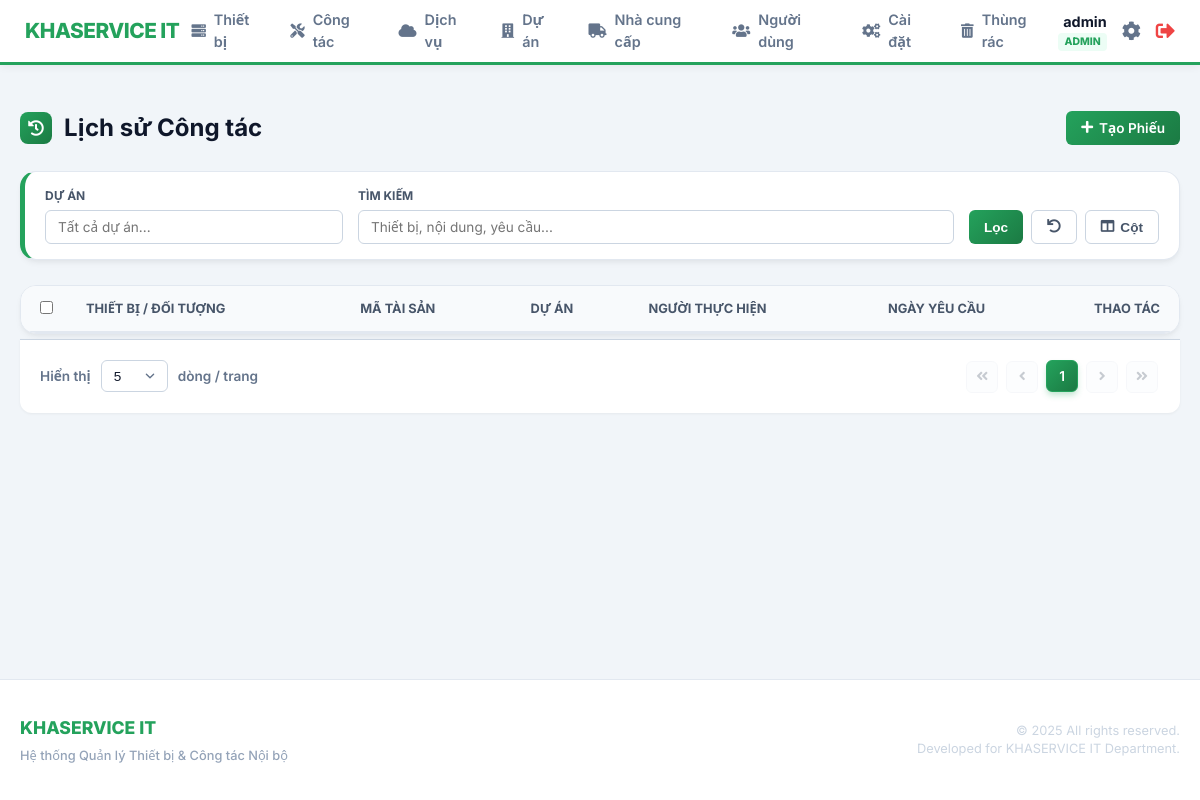
The app's page /index.php?page=maintenance/history (signed in), older data.
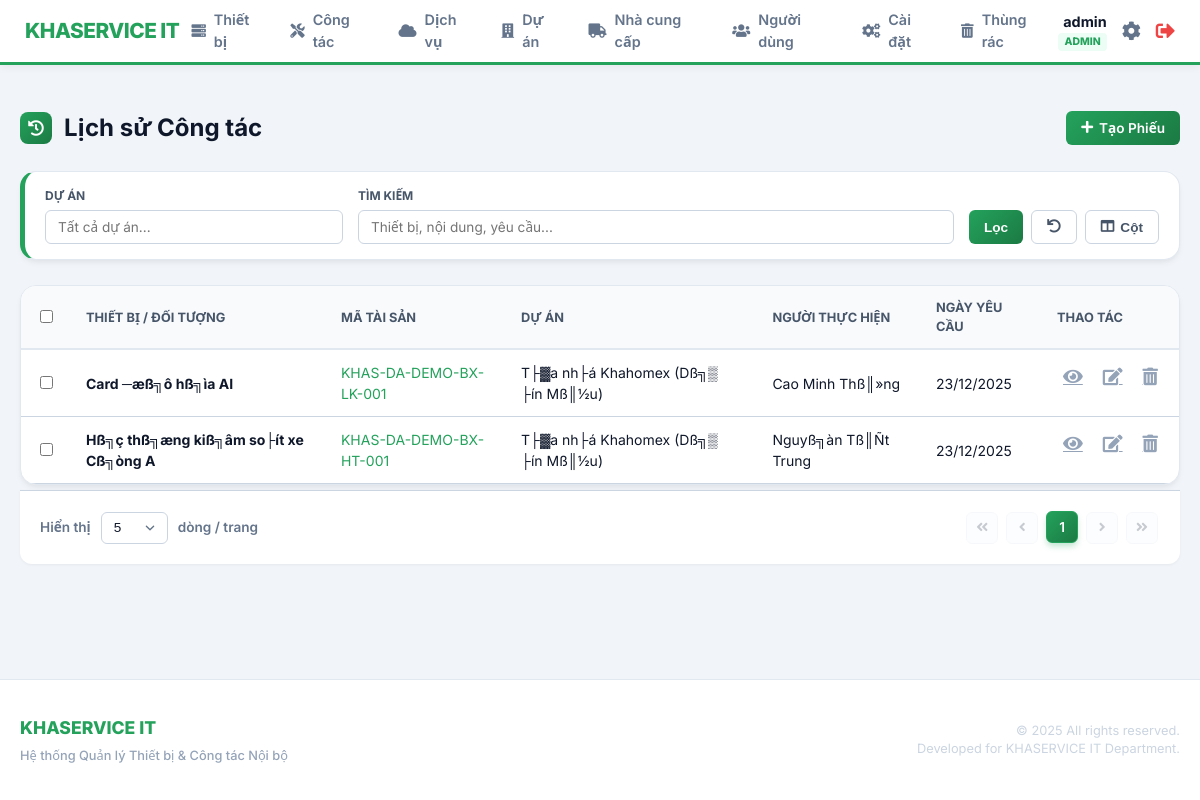
The same page, newer data.
### tables this page shows
CREATE TABLE `maintenance_logs` (
  `id` int(11) NOT NULL AUTO_INCREMENT,
  `user_id` int(11) DEFAULT NULL,
  `project_id` int(11) DEFAULT NULL,
  `device_id` int(11) DEFAULT NULL COMMENT 'ID thiet bi (NULL neu nhap tay)',
  `custom_device_name` varchar(255) DEFAULT NULL,
  `usage_time_manual` varchar(100) DEFAULT NULL,
  `ngay_su_co` date NOT NULL COMMENT 'Ng??y x???y ra s??? c???',
  `ngay_lap_phieu` date DEFAULT NULL,
  `noi_dung` text DEFAULT NULL COMMENT 'M?? t??? s??? c??? do d??? ??n b??o',
  `hu_hong` text DEFAULT NULL COMMENT 'X??c ?????nh h?? h???ng sau ki???m tra',
  `xu_ly` text DEFAULT NULL COMMENT 'H?????ng x??? l?? / s???a ch???a',
  `chi_phi` decimal(15,2) DEFAULT NULL COMMENT 'Chi ph?? s???a ch???a (n???u c??)',
  `created_at` timestamp NOT NULL DEFAULT current_timestamp() COMMENT 'Ng??y ghi nh???n bi??n b???n',
  `client_name` varchar(255) DEFAULT NULL COMMENT '?????i di???n kh??ch h??ng',
  `client_phone` varchar(50) DEFAULT NULL COMMENT 'S??T kh??ch h??ng',
  `arrival_time` datetime DEFAULT NULL COMMENT 'Th???i ??i???m c?? m???t',
  `completion_time` datetime DEFAULT NULL COMMENT 'Th???i ??i???m ho??n th??nh',
  `work_type` varchar(255) DEFAULT 'B???o tr?? / S???a ch???a' COMMENT 'Lo???i c??ng vi???c',
  `deleted_at` timestamp NULL DEFAULT NULL,
  PRIMARY KEY (`id`),
  KEY `fk_log_project` (`project_id`),
  KEY `fk_log_user` (`user_id`),
  CONSTRAINT `fk_log_project` FOREIGN KEY (`project_id`) REFERENCES `projects` (`id`) ON DELETE SET NULL,
  CONSTRAINT `fk_log_user` FOREIGN KEY (`user_id`) REFERENCES `users` (`id`) ON DELETE SET NULL
);

CREATE TABLE `devices` (
  `id` int(11) NOT NULL AUTO_INCREMENT,
  `ma_tai_san` varchar(100) NOT NULL COMMENT 'M?? t??i s???n n???i b??? (VD: KHAS-DA01-PC-001)',
  `ten_thiet_bi` varchar(255) NOT NULL COMMENT 'T??n thi???t b??? (PC l??? t??n, UPS barrier...)',
  `nhom_thiet_bi` varchar(50) NOT NULL COMMENT 'Nh??m thi???t b???: V??n ph??ng / B??i xe',
  `loai_thiet_bi` varchar(100) NOT NULL COMMENT 'Lo???i thi???t b???: PC, UPS, Camera, Barrier, ?????u ?????c th???...',
  `model` varchar(255) DEFAULT NULL COMMENT 'Model thi???t b???',
  `serial` varchar(255) DEFAULT NULL COMMENT 'Serial number c???a thi???t b???',
  `project_id` int(11) DEFAULT NULL COMMENT 'Thi???t b??? thu???c d??? ??n n??o',
  `parent_id` int(11) DEFAULT NULL,
  `supplier_id` int(11) DEFAULT NULL COMMENT 'Nh?? cung c???p thi???t b???',
  `ngay_mua` date DEFAULT NULL COMMENT 'Ng??y mua thi???t b???',
  `gia_mua` decimal(15,2) DEFAULT NULL COMMENT 'Gi?? mua t???i th???i ??i???m mua (VN??)',
  `bao_hanh_den` date DEFAULT NULL COMMENT 'Ng??y h???t h???n b???o h??nh',
  `trang_thai` varchar(50) DEFAULT '??ang s??? d???ng' COMMENT 'Tr???ng th??i: ??ang s??? d???ng / H???ng / Thanh l??',
  `ghi_chu` text DEFAULT NULL COMMENT 'Ghi ch?? kh??c',
  `created_at` timestamp NOT NULL DEFAULT current_timestamp() COMMENT 'Ng??y t???o h??? s?? thi???t b???',
  `deleted_at` timestamp NULL DEFAULT NULL,
  PRIMARY KEY (`id`),
  UNIQUE KEY `ma_tai_san` (`ma_tai_san`),
  KEY `idx_device_parent` (`parent_id`)
);

CREATE TABLE `projects` (
  `id` int(11) NOT NULL AUTO_INCREMENT,
  `ma_du_an` varchar(50) NOT NULL COMMENT 'M?? d??? ??n n???i b??? (VD: DA01, DA02)',
  `ten_du_an` varchar(255) NOT NULL COMMENT 'T??n d??? ??n / chung c??',
  `dia_chi_duong` varchar(255) DEFAULT NULL,
  `dia_chi_phuong_xa` varchar(100) DEFAULT NULL,
  `dia_chi_tinh_tp` varchar(100) DEFAULT NULL,
  `dia_chi` text DEFAULT NULL COMMENT '?????a ch??? d??? ??n',
  `loai_du_an` varchar(100) DEFAULT NULL COMMENT 'Lo???i d??? ??n (Chung c??, V??n ph??ng...)',
  `ghi_chu` text DEFAULT NULL COMMENT 'Ghi ch?? th??m',
  `deleted_at` timestamp NULL DEFAULT NULL,
  PRIMARY KEY (`id`)
);

CREATE TABLE `users` (
  `id` int(11) NOT NULL AUTO_INCREMENT,
  `username` varchar(100) NOT NULL COMMENT 'T??n ????ng nh???p',
  `fullname` varchar(100) DEFAULT NULL,
  `password` varchar(255) NOT NULL COMMENT 'M???t kh???u (hash)',
  `role` varchar(50) DEFAULT NULL COMMENT 'Vai tr??: admin / it / xem',
  `created_at` timestamp NOT NULL DEFAULT current_timestamp(),
  `deleted_at` timestamp NULL DEFAULT NULL,
  PRIMARY KEY (`id`),
  UNIQUE KEY `username` (`username`)
);

### includes/auth.php (called while the page is built, shortened)
<?php
function isIT() {
    return isset($_SESSION['role']) && ($_SESSION['role'] === 'it' || $_SESSION['role'] === 'admin');
}
?>

### modules/maintenance/history.php (the view, shortened to what the rows shown need)
<?php
$rows_per_page = (isset($_GET['limit']) && is_numeric($_GET['limit'])) ? (int)$_GET['limit'] : 5;
$current_page  = (isset($_GET['p']) && is_numeric($_GET['p'])) ? (int)$_GET['p'] : 1;
$where_clauses = ["ml.deleted_at IS NULL"];
$where_sql = !empty($where_clauses) ? ' WHERE ' . implode(' AND ', $where_clauses) : '';
$offset = ($current_page - 1) * $rows_per_page;
$data_sql = "SELECT ml.*, d.ma_tai_san, d.ten_thiet_bi, d.nhom_thiet_bi, p.ten_du_an, u.fullname as nguoi_thuc_hien
              FROM maintenance_logs ml
              LEFT JOIN devices d ON ml.device_id = d.id
              LEFT JOIN projects p ON ml.project_id = p.id
              LEFT JOIN users u ON ml.user_id = u.id
              $where_sql ORDER BY ml.id DESC LIMIT :limit OFFSET :offset";
$stmt = $pdo->prepare($data_sql);
$stmt->bindValue(':limit',  $rows_per_page, PDO::PARAM_INT);
$stmt->bindValue(':offset', $offset, PDO::PARAM_INT);
$stmt->execute();
$logs = $stmt->fetchAll(PDO::FETCH_ASSOC);
$all_columns = [
    'ten_thiet_bi' => ['label' => 'Thiết bị / Đối tượng', 'default' => true],
    'ma_tai_san'   => ['label' => 'Mã Tài sản', 'default' => true],
    'ten_du_an'    => ['label' => 'Dự án', 'default' => true],
    'nguoi_thuc_hien' => ['label' => 'Người thực hiện', 'default' => true],
    'ngay_su_co'   => ['label' => 'Ngày yêu cầu', 'default' => true]
];
?>
<div class="page-header">
    <h2><i class="fas fa-history"></i> Lịch sử Công tác</h2>
</div>
<form action="index.php?page=maintenance/export" method="POST" id="maintenance-form">
    <div class="table-container card">
        <table class="content-table" id="maintenanceTable">
            <thead>
                <tr>
                    <th width="40"><input type="checkbox" id="select-all"></th>
                    <?php foreach ($all_columns as $k => $c): ?>
                        <th data-col="<?php echo $k; ?>"><?php echo htmlspecialchars($c['label']); ?></th>
                    <?php endforeach; ?>
                    <th width="100" class="text-center">Thao tác</th>
                </tr>
            </thead>
            <tbody>
                <?php foreach ($logs as $log):
                    if (!empty($log['device_id'])) {
                        $d_name = $log['ten_thiet_bi'];
                        $d_code = $log['ma_tai_san'];
                    } else {
                        $d_name = $log['custom_device_name'] ?: "Hỗ trợ chung";
                        $d_code = $log['work_type'] ?: "Khác";
                        $d_sub  = "Phiếu công tác";
                    }
                ?>
                    <tr>
                        <td><input type="checkbox" name="ids[]" value="<?php echo $log['id']; ?>" class="row-checkbox"></td>
                        <td data-col="ten_thiet_bi">
                            <div class="font-bold"><?php echo htmlspecialchars($d_name); ?></div>
                        </td>
                        <td data-col="ma_tai_san" class="<?php echo !empty($log['device_id']) ? 'text-primary font-medium' : 'text-muted'; ?>">
                            <?php echo htmlspecialchars($d_code); ?>
                        </td>
                        <td data-col="ten_du_an"><?php echo htmlspecialchars($log['ten_du_an']); ?></td>
                        <td data-col="nguoi_thuc_hien"><?php echo htmlspecialchars($log['nguoi_thuc_hien'] ?? 'N/A'); ?></td>
                        <td data-col="ngay_su_co"><?php echo date('d/m/Y', strtotime($log['ngay_su_co'])); ?></td>
                        <td class="actions text-center">
                            <a href="index.php?page=maintenance/view&id=<?php echo $log['id']; ?>" class="btn-icon" title="Xem"><i class="fas fa-eye"></i></a>
                            <?php if(isIT()): ?>
                                <a href="index.php?page=maintenance/edit&id=<?php echo $log['id']; ?>" class="btn-icon" title="Sửa"><i class="fas fa-edit"></i></a>
                                <a href="index.php?page=maintenance/delete&id=<?php echo $log['id']; ?>" data-url="index.php?page=maintenance/delete&id=<?php echo $log['id']; ?>&confirm_delete=1" class="btn-icon delete-btn" title="Xóa"><i class="fas fa-trash-alt"></i></a>
                            <?php endif; ?>
                        </td>
                    </tr>
                <?php endforeach; ?>
            </tbody>
        </table>
    </div>
</form>

Row changes from the older to the newer data that the page shows:
added maintenance_logs: device.ten_thiet_bi "Card ─æß╗ô hß╗ìa AI", device.ma_tai_san "KHAS-DA-DEMO-BX-LK-001", project.ten_du_an "T├▓a nh├á Khahomex (Dß╗▒ ├ín Mß║½u)", user.fullname "Cao Minh Thß║»ng", ngay_su_co "23/12/2025"
added maintenance_logs: device.ten_thiet_bi "Hß╗ç thß╗æng kiß╗âm so├ít xe Cß╗òng A", device.ma_tai_san "KHAS-DA-DEMO-BX-HT-001", project.ten_du_an "T├▓a nh├á Khahomex (Dß╗▒ ├ín Mß║½u)", user.fullname "Nguyß╗àn Tß║Ñt Trung", ngay_su_co "23/12/2025"
